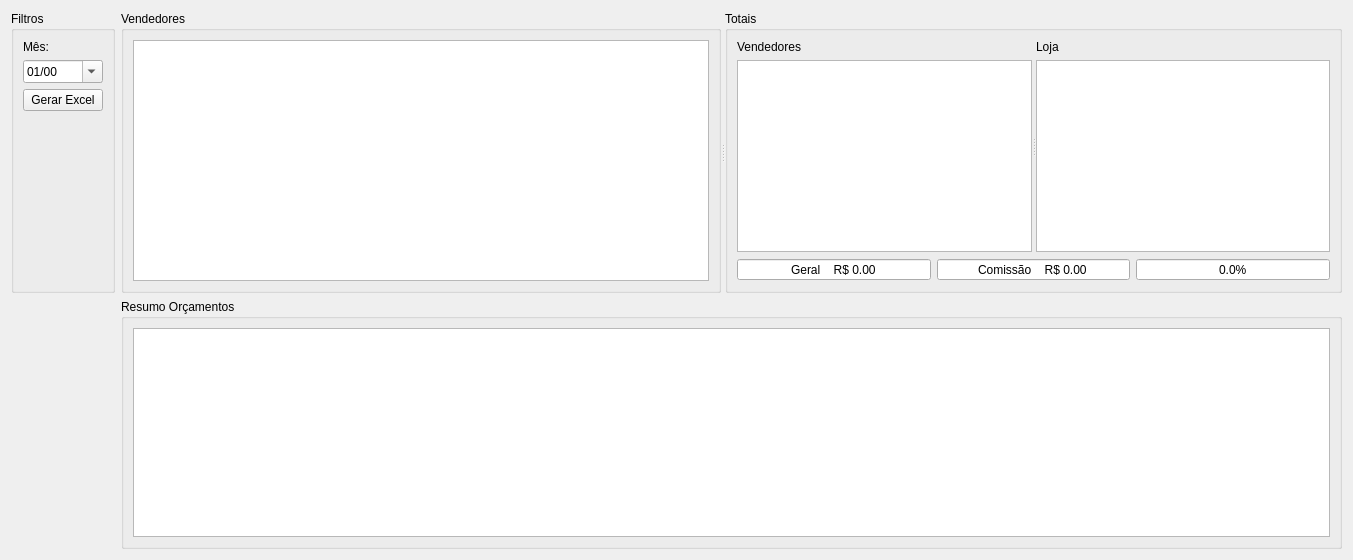
<?xml version="1.0" encoding="UTF-8"?>
<ui version="4.0">
 <class>WidgetRelatorio</class>
 <widget class="QWidget" name="WidgetRelatorio">
  <property name="geometry">
   <rect>
    <x>0</x>
    <y>0</y>
    <width>1353</width>
    <height>560</height>
   </rect>
  </property>
  <property name="windowTitle">
   <string>Form</string>
  </property>
  <layout class="QGridLayout" name="gridLayout_6">
   <item row="0" column="1">
    <widget class="QSplitter" name="splitter">
     <property name="orientation">
      <enum>Qt::Horizontal</enum>
     </property>
     <widget class="QGroupBox" name="groupBox">
      <property name="minimumSize">
       <size>
        <width>600</width>
        <height>0</height>
       </size>
      </property>
      <property name="title">
       <string>Vendedores</string>
      </property>
      <layout class="QGridLayout" name="gridLayout_2">
       <item row="1" column="2" rowspan="4" colspan="3">
        <widget class="TableView" name="tableRelatorio">
         <property name="mouseTracking">
          <bool>true</bool>
         </property>
         <property name="editTriggers">
          <set>QAbstractItemView::NoEditTriggers</set>
         </property>
         <property name="alternatingRowColors">
          <bool>true</bool>
         </property>
         <property name="selectionBehavior">
          <enum>QAbstractItemView::SelectRows</enum>
         </property>
        </widget>
       </item>
      </layout>
     </widget>
     <widget class="QGroupBox" name="groupBoxTotais">
      <property name="title">
       <string>Totais</string>
      </property>
      <layout class="QGridLayout" name="gridLayout_8">
       <item row="0" column="0">
        <widget class="QSplitter" name="splitter_2">
         <property name="orientation">
          <enum>Qt::Horizontal</enum>
         </property>
         <widget class="QWidget" name="layoutWidget">
          <layout class="QGridLayout" name="gridLayout_4">
           <item row="0" column="0">
            <widget class="QLabel" name="labelTotalVendedor">
             <property name="text">
              <string>Vendedores</string>
             </property>
            </widget>
           </item>
           <item row="1" column="0">
            <widget class="TableView" name="tableTotalVendedor">
             <property name="mouseTracking">
              <bool>true</bool>
             </property>
             <property name="editTriggers">
              <set>QAbstractItemView::NoEditTriggers</set>
             </property>
             <property name="alternatingRowColors">
              <bool>true</bool>
             </property>
             <property name="selectionBehavior">
              <enum>QAbstractItemView::SelectRows</enum>
             </property>
            </widget>
           </item>
          </layout>
         </widget>
         <widget class="QWidget" name="layoutWidget1">
          <layout class="QGridLayout" name="gridLayout_7">
           <item row="0" column="0">
            <widget class="QLabel" name="labelTotalLoja">
             <property name="text">
              <string>Loja</string>
             </property>
            </widget>
           </item>
           <item row="1" column="0">
            <widget class="TableView" name="tableTotalLoja">
             <property name="mouseTracking">
              <bool>true</bool>
             </property>
             <property name="editTriggers">
              <set>QAbstractItemView::NoEditTriggers</set>
             </property>
             <property name="alternatingRowColors">
              <bool>true</bool>
             </property>
             <property name="selectionBehavior">
              <enum>QAbstractItemView::SelectRows</enum>
             </property>
            </widget>
           </item>
          </layout>
         </widget>
        </widget>
       </item>
       <item row="1" column="0">
        <layout class="QGridLayout" name="gridLayout">
         <item row="0" column="1">
          <widget class="QDoubleSpinBox" name="doubleSpinBoxValorComissao">
           <property name="alignment">
            <set>Qt::AlignCenter</set>
           </property>
           <property name="readOnly">
            <bool>true</bool>
           </property>
           <property name="buttonSymbols">
            <enum>QAbstractSpinBox::NoButtons</enum>
           </property>
           <property name="showGroupSeparator" stdset="0">
            <bool>true</bool>
           </property>
           <property name="prefix">
            <string>Comissão    R$ </string>
           </property>
           <property name="maximum">
            <double>99999999.989999994635582</double>
           </property>
          </widget>
         </item>
         <item row="0" column="2">
          <widget class="QDoubleSpinBox" name="doubleSpinBoxPorcentagemComissao">
           <property name="alignment">
            <set>Qt::AlignCenter</set>
           </property>
           <property name="readOnly">
            <bool>true</bool>
           </property>
           <property name="buttonSymbols">
            <enum>QAbstractSpinBox::NoButtons</enum>
           </property>
           <property name="showGroupSeparator" stdset="0">
            <bool>true</bool>
           </property>
           <property name="suffix">
            <string>%</string>
           </property>
           <property name="decimals">
            <number>1</number>
           </property>
           <property name="maximum">
            <double>1000000.000000000000000</double>
           </property>
          </widget>
         </item>
         <item row="0" column="0">
          <widget class="QDoubleSpinBox" name="doubleSpinBoxGeral">
           <property name="alignment">
            <set>Qt::AlignCenter</set>
           </property>
           <property name="readOnly">
            <bool>true</bool>
           </property>
           <property name="buttonSymbols">
            <enum>QAbstractSpinBox::NoButtons</enum>
           </property>
           <property name="showGroupSeparator" stdset="0">
            <bool>true</bool>
           </property>
           <property name="prefix">
            <string>Geral    R$ </string>
           </property>
           <property name="maximum">
            <double>99999999.989999994635582</double>
           </property>
          </widget>
         </item>
        </layout>
       </item>
      </layout>
     </widget>
    </widget>
   </item>
   <item row="0" column="0">
    <widget class="QGroupBox" name="groupBox_2">
     <property name="sizePolicy">
      <sizepolicy hsizetype="Maximum" vsizetype="Preferred">
       <horstretch>0</horstretch>
       <verstretch>0</verstretch>
      </sizepolicy>
     </property>
     <property name="title">
      <string>Filtros</string>
     </property>
     <layout class="QGridLayout" name="gridLayout_3">
      <item row="1" column="0">
       <widget class="QDateEdit" name="dateEditMes">
        <property name="displayFormat">
         <string>MM/yy</string>
        </property>
        <property name="calendarPopup">
         <bool>true</bool>
        </property>
       </widget>
      </item>
      <item row="3" column="0">
       <spacer name="verticalSpacer">
        <property name="orientation">
         <enum>Qt::Vertical</enum>
        </property>
        <property name="sizeHint" stdset="0">
         <size>
          <width>20</width>
          <height>40</height>
         </size>
        </property>
       </spacer>
      </item>
      <item row="0" column="0">
       <widget class="QLabel" name="label">
        <property name="text">
         <string>Mês:</string>
        </property>
       </widget>
      </item>
      <item row="2" column="0">
       <widget class="QPushButton" name="pushButtonExcel">
        <property name="text">
         <string>Gerar Excel</string>
        </property>
       </widget>
      </item>
     </layout>
    </widget>
   </item>
   <item row="1" column="1">
    <widget class="QGroupBox" name="groupBoxResumoOrcamento">
     <property name="title">
      <string>Resumo Orçamentos</string>
     </property>
     <layout class="QGridLayout" name="gridLayout_5">
      <item row="0" column="0">
       <widget class="TableView" name="tableResumoOrcamento">
        <property name="mouseTracking">
         <bool>true</bool>
        </property>
        <property name="editTriggers">
         <set>QAbstractItemView::NoEditTriggers</set>
        </property>
        <property name="alternatingRowColors">
         <bool>true</bool>
        </property>
        <property name="selectionBehavior">
         <enum>QAbstractItemView::SelectRows</enum>
        </property>
       </widget>
      </item>
     </layout>
    </widget>
   </item>
  </layout>
 </widget>
 <customwidgets>
  <customwidget>
   <class>TableView</class>
   <extends>QTableView</extends>
   <header>src/tableview.h</header>
  </customwidget>
 </customwidgets>
 <resources/>
 <connections/>
</ui>
